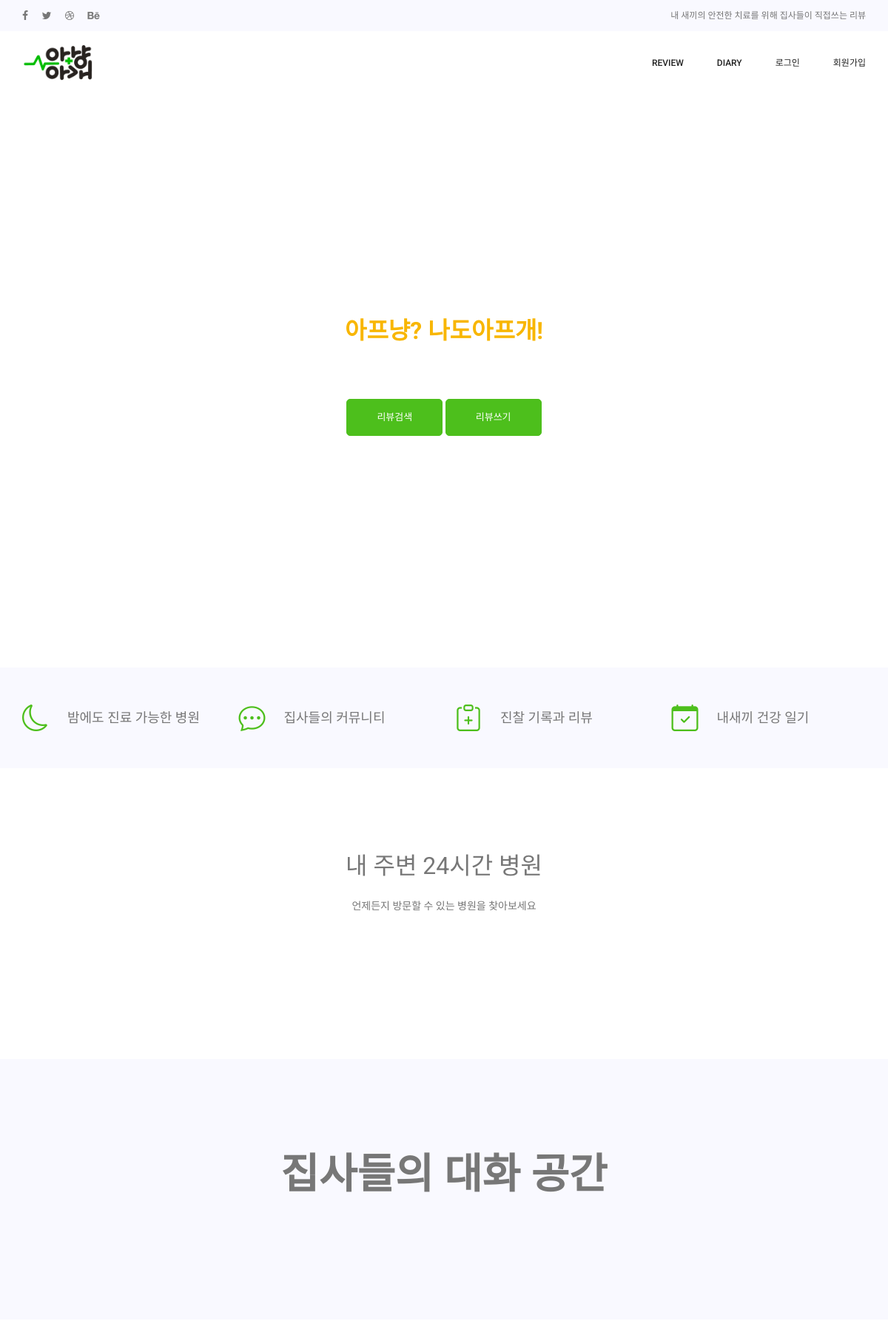
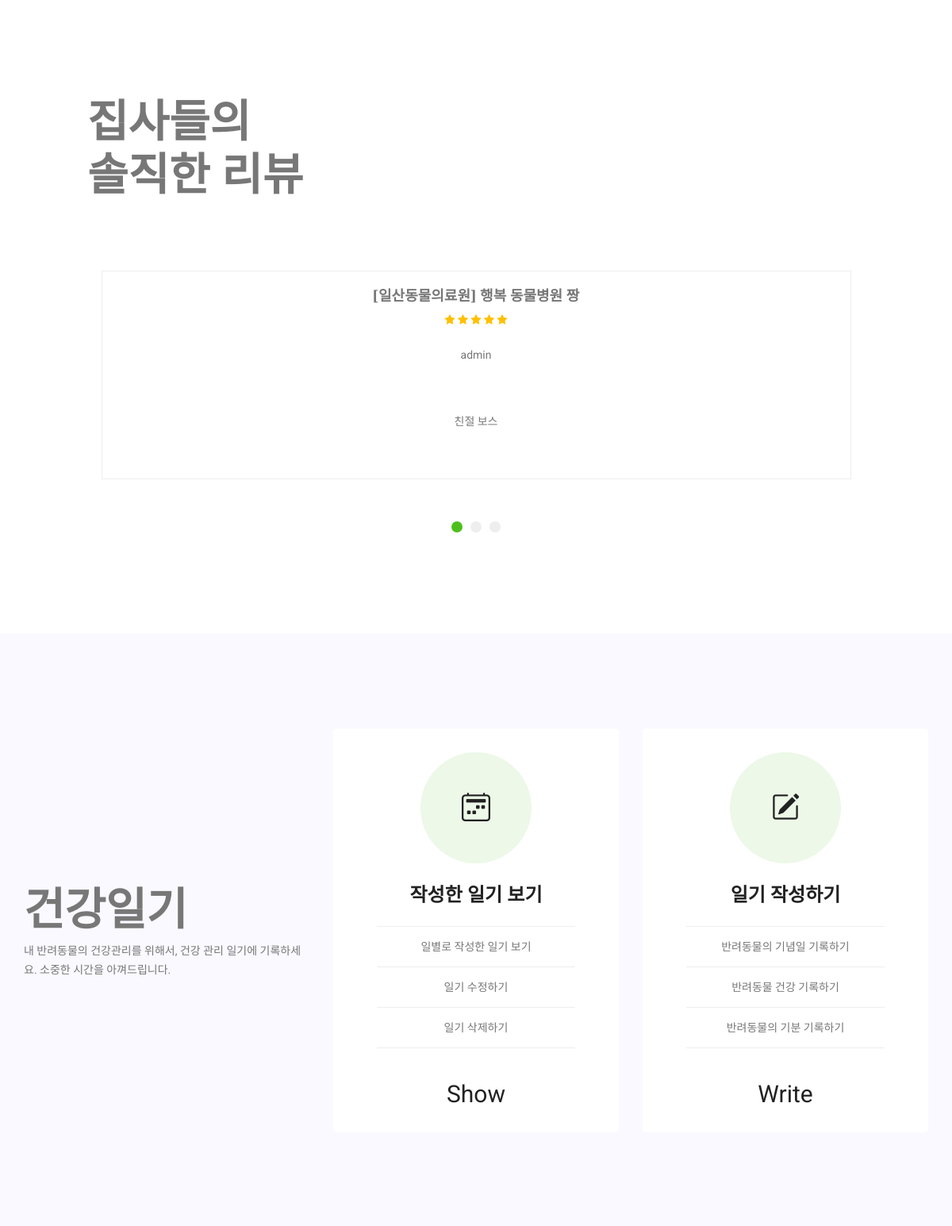
The page / (upper part) on the database its author committed (2 pictures, top to bottom).
### reviews/models.py (models this page shows, shortened)
class Review(models.Model):
    id = models.AutoField(primary_key=True)
    title = models.CharField(max_length=50, null=False)
    hospital = models.CharField(max_length=100, null=True)
    content = models.TextField()
    pub_date = models.DateTimeField()
    writer = models.ForeignKey(User, on_delete=models.CASCADE, null=True, blank=True)
    view_count = models.IntegerField(default=0)

### anyang_agae/views.py (the view)
# urls.py: path('', views.main, name="main"),  # main페이지
def main(request):
    review = Review.objects.all().order_by('-pub_date')
    reviews = review[:3]
    profile = Profile.objects.filter(is_opened=['공개'])
    return render(request, 'main.html', {'reviews': reviews, 'profile': profile})

### anyang_agae/templates/main.html (shortened to what this page needs)
{% extends 'base.html' %}
{% load static %}
{% block content %}
<section class="home_banner_area">
  <div class="banner_inner d-flex align-items-center">
    <img class="overlay bg-parallax" data-stellar-ratio="0.9" data-stellar-vertical-offset="0"
      src="{% static 'img/gallery/image1.png' %}" alt="" style="opacity: 0.8;" />
    <div class="container">
      <div class="banner_content text-center">
        <p id="header" class="mb-3"><b>아프냥? 나도아프개!</b></p>
        <p>내 새끼의 안전한 치료를 위해 집사들이 직접쓰는 리뷰</p>
        <a class="main_btn" href="{% url 'reviews:SearchReview' %}">리뷰검색</a>
        <a class="main_btn" href="{% url 'reviews:write' %}">리뷰쓰기</a>
      </div>
    </div>
  </div>
</section>
<link rel="stylesheet" href="{% static 'css/component/main.css' %}">
<section class="finance_area">
  <div class="container">
    <div class="finance_inner row">
      <div class="col-lg-3 col-sm-6">
        <a class="finance_item" id="hospital_btn" href="#hospital_area">
          <div class="media">
            <div class="d-flex">
              <i class="bi bi-moon"></i>
            </div>
            <div class="media-body">
              <p class="icon-description">밤에도 진료 가능한 병원</p>
            </div>
          </div>
        </a>
      </div>
      <div class="col-lg-3 col-sm-6">
        <span class="finance_item" id="community_btn" >
          <div class="media">
            <div class="d-flex">
              <i class="bi bi-chat-dots"></i>
            </div>
            <div class="media-body">
              <p class="icon-description">집사들의 커뮤니티</p>
            </div>
          </div>
        </span>
      </div>
      <div class="col-lg-3 col-sm-6">
        <span class="finance_item" id="review_btn">
          <div class="media">
            <div class="d-flex">
              <i class="bi bi-clipboard-plus"></i>
            </div>
            <div class="media-body">
              <p class="icon-description">진찰 기록과 리뷰</p>
            </div>
          </div>
        </span>
      </div>
      <div class="col-lg-3 col-sm-6">
        <span class="finance_item" id="diary_btn">
          <div class="media">
            <div class="d-flex">
              <i class="bi bi-calendar-check"></i>
            </div>
            <div class="media-body">
              <p class="icon-description">내새끼 건강 일기</p>
            </div>
          </div>
        </span>
      </div>
    </div>
  </div>
</section>
<section class="p_120" id="hospital_area">
  <div class="container">
    <div class="main_title text-center">
      <div class="head-p">
        <p>내 주변 24시간 병원</p>
      </div>
      <p class="fadeInUp wow" data-wow-duration="2s" data-wow-delay="0.1s">언제든지 방문할 수 있는 병원을 찾아보세요</p>
    </div>
  </div>
</section>
<section class="team_area p_120" id="community_area">
  <div class="container">
    <div class="main_title head-h">
      <h2 class="fadeIn wow" data-wow-duration="2s" data-wow-delay="0.3s" style="color: #777777;">집사들의 대화 공간</h2>
    </div>
  </div>
</section>
<section class="testimonials_area p_120" id="review_area">
  <div class="container">
    <div class="text-left head-p">
      <h2 class="fadeIn wow" data-wow-duration="2s" data-wow-delay="0.3s">집사들의 <br />솔직한 리뷰</h2>
    </div>
    <div class="testi_slider owl-carousel">
      {% for review in reviews%}
      <div class="item">
        <div class="testi_item">
          <h4 class="mb-2"><a href="{% url 'reviews:ReviewDetail' review.id %}" style="color: #777777;">[{{review.hospital}}] {{review.title}}</a></h4>
          <ul class="list">
            <li><a href="#"><i class="fa fa-star"></i></a></li>
            <li><a href="#"><i class="fa fa-star"></i></a></li>
            <li><a href="#"><i class="fa fa-star"></i></a></li>
            <li><a href="#"><i class="fa fa-star"></i></a></li>
            <li><a href="#"><i class="fa fa-star"></i></a></li>
          </ul>
          <p>{{review.writer}}</p>
          <p>{{review.content}}</p>
        </div>
      </div>
      {% endfor %}
    </div>
  </div>
</section>
<section class="packages_area p_120" id="diary_area">
  <div class="container">
    <div class="row packages_inner">
      <div class="col-lg-4">
        <div class="packages_text head-h">
          <h2 class="fadeIn wow" data-wow-duration="2s" data-wow-delay="0.1s">건강일기 <br /></h2>
          <p class="fadeIn wow" data-wow-duration="2s" data-wow-delay="0.4s">내 반려동물의 건강관리를 위해서, 건강 관리 일기에 기록하세요. 소중한 시간을
            아껴드립니다.
          </p>
        </div>
      </div>
      <div class="col-lg-4">
        <div class="packages_item">
          <div class="pack_head">
            <i class="bi bi-calendar2-week"></i>
            <h3>작성한 일기 보기</h3>
          </div>
          <div class="pack_body">
            <ul class="list">
              <li><a href="#">일별로 작성한 일기 보기</a></li>
              <li><a href="#">일기 수정하기</a></li>
              <li><a href="#">일기 삭제하기</a></li>
            </ul>
          </div>
          <div class="pack_footer">
            <h4>Show</h4>
          </div>
        </div>
      </div>
      <div class="col-lg-4">
        <div class="packages_item">
          <div class="pack_head">
            <i class="bi bi-pencil-square"></i>
            <h3>일기 작성하기</h3>
          </div>
          <div class="pack_body">
            <ul class="list">
              <li><a href="#">반려동물의 기념일 기록하기</a></li>
              <li><a href="#">반려동물 건강 기록하기</a></li>
              <li><a href="#">반려동물의 기분 기록하기</a></li>
            </ul>
          </div>
          <div class="pack_footer">
            <h4>Write</h4>
          </div>
        </div>
      </div>
    </div>
  </div>
</section>
{% endblock %}

### anyang_agae/static/css/style.css (style rules this page uses)
.list { list-style: none; margin: 0px; padding: 0px; }
a { text-decoration: none; transition: all 0.3s ease-in-out; }
body { line-height: 24px; font-size: 14px; font-family: "Roboto", sans-serif; font-weight: normal; color: #777777; }
h1, h2, h3, h4, h5, h6 { font-family: "Playfair Display", serif; font-weight: bold; }
.p_120 { padding-top: 120px; padding-bottom: 120px; }
@media (min-width: 1200px) { .container { max-width: 1170px; } }
.main_title { text-align: center; max-width: 680px; margin: 0px auto 75px; }
.main_title h2 { font-family: "Playfair Display", serif; font-size: 36px; color: #222222; margin-bottom: 12px; }
.main_title p { font-size: 14px; font-family: "Roboto", sans-serif; font-weight: normal; line-height: 24px; color: #777777; margin-bottom: 0px; }
.header_area + section, .header_area + row, .header_area + div { margin-top: 122px; }
.home_banner_area { position: relative; z-index: 1; min-height: 780px; }
.home_banner_area .banner_inner { position: relative; overflow: hidden; width: 100%; min-height: 780px; }
.home_banner_area .banner_inner .overlay { background: url(../img/banner/home-banner.jpg) no-repeat scroll center center; position: absolute; left: 0; right: 0; top: 0; height: 121%; bottom: 0; z-index: -1; }
.home_banner_area .banner_inner .banner_content { color: #fff; }
.home_banner_area .banner_inner .banner_content p { font-size: 14px; line-height: 24px; font-family: "Roboto", sans-serif; font-weight: normal; max-width: 620px; margin: auto; }
.home_banner_area .banner_inner .banner_content .main_btn { margin-top: 40px; }
b, sup, sub, u, del { color: #f8b600; }
h2 { font-size: 30px; }
h3 { font-size: 24px; }
h4 { font-size: 18px; }
.main_btn { display: inline-block; background: #4dbf1c; padding: 0px 40px; color: #fff; font-family: "Roboto", sans-serif; font-size: 13px; font-weight: 500; line-height: 48px; border-radius: 0px; outline: none !important; box-shadow: none !important; text-align: center; border: 1px solid #4dbf1c; cursor: pointer; border-radius: 5px; transition: all 300ms linear 0s; }
.testimonials_area { position: relative; }
.testi_slider { max-width: 945px; margin: auto; }
.testi_slider .item { padding-top: 50px; }
.testi_slider .testi_item { text-align: center; border: 1px solid #eeeeee; }
.testi_item h4 { color: #222222; font-size: 18px; margin-top: 20px; margin-bottom: 15px; }
.testi_item .list { margin-bottom: 20px; }
.testi_item .list li { display: inline-block; }
.testi_item .list li a { color: #ffc000; font-size: 14px; }
.testi_item p { max-width: 760px; margin: auto; margin-bottom: 60px; }
.team_area { background: #f9f9ff; }
.finance_area { background: #f9f9ff; padding-top: 40px; padding-bottom: 40px; }
.finance_item .media .d-flex { vertical-align: middle; align-self: center; padding-right: 25px; }
.finance_item .media .d-flex i { font-size: 36px; color: #4dbf1c; }
.packages_area { background: #f9f9ff; }
.packages_inner .col-lg-4 { vertical-align: middle; align-self: center; }
.packages_text p { margin-bottom: 0px; }
.packages_item { background: #fff; border-radius: 5px; text-align: center; padding-top: 30px; padding-bottom: 30px; padding-left: 55px; padding-right: 55px; }
.packages_item .pack_head i { height: 140px; width: 140px; background: #edf8e8; display: block; border-radius: 50%; margin: 0px auto 25px; font-size: 36px; color: #222222; line-height: 140px; transition: all 300ms linear 0s; }
.packages_item .pack_head h3 { color: #222222; margin-bottom: 12px; }
.packages_item .pack_body .list li a { color: #777777; line-height: 50px; border-bottom: 1px solid #eeeeee; display: block; }
.packages_item .pack_body .list li:first-child a { border-top: 1px solid #eeeeee; }
.packages_item .pack_footer { position: relative; }
.packages_item .pack_footer h4 { color: #222222; font-family: "Roboto", sans-serif; font-size: 30px; font-weight: normal; margin-top: 40px; margin-bottom: 0px; }

### anyang_agae/static/css/variable.css (style rules this page uses)
:root { --main-green: #4dbf1c; --main-orange: #f8b600; }

### anyang_agae/static/css/component/main.css (style rules this page uses)
.head-p > h2 { font-size: 3.5rem; padding-bottom: 30px; margin-left: 80px; }
.head-p > p { font-size: 2rem; padding-bottom: 30px; }
.head-h > h2 { font-size: 3.5rem; }
#header { font-size: xx-large; }
.icon-description { font-size: large; margin-top: 8%; color: #777777; }

### rows shown on the page
Review: hospital "일산동물의료원", title "행복 동물병원 짱", writer "admin", content "친절 보스"
